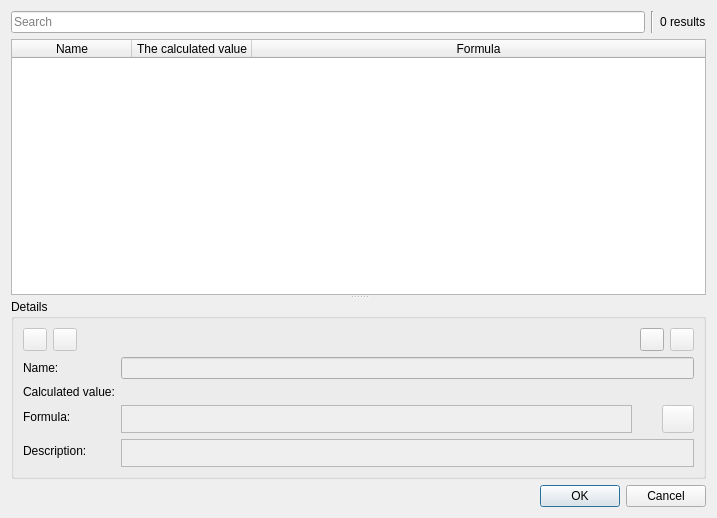
<?xml version="1.0" encoding="UTF-8"?>
<ui version="4.0">
 <class>DialogFinalMeasurements</class>
 <widget class="QDialog" name="DialogFinalMeasurements">
  <property name="geometry">
   <rect>
    <x>0</x>
    <y>0</y>
    <width>717</width>
    <height>518</height>
   </rect>
  </property>
  <property name="windowTitle">
   <string>Final measurements</string>
  </property>
  <property name="windowIcon">
   <iconset resource="../../../libs/vmisc/share/resources/icon.qrc">
    <normaloff>:/icon/64x64/icon64x64.png</normaloff>:/icon/64x64/icon64x64.png</iconset>
  </property>
  <layout class="QVBoxLayout" name="verticalLayout">
   <item>
    <layout class="QHBoxLayout" name="horizontalLayout_2">
     <item>
      <widget class="QLineEdit" name="lineEditFind">
       <property name="enabled">
        <bool>true</bool>
       </property>
       <property name="placeholderText">
        <string>Search</string>
       </property>
      </widget>
     </item>
     <item>
      <widget class="Line" name="line_3">
       <property name="orientation">
        <enum>Qt::Orientation::Vertical</enum>
       </property>
      </widget>
     </item>
     <item>
      <widget class="QLabel" name="labelResults">
       <property name="text">
        <string>0 results</string>
       </property>
      </widget>
     </item>
    </layout>
   </item>
   <item>
    <widget class="QSplitter" name="splitter">
     <property name="sizePolicy">
      <sizepolicy hsizetype="Expanding" vsizetype="Expanding">
       <horstretch>0</horstretch>
       <verstretch>1</verstretch>
      </sizepolicy>
     </property>
     <property name="orientation">
      <enum>Qt::Orientation::Vertical</enum>
     </property>
     <widget class="QTableWidget" name="tableWidget">
      <property name="sizePolicy">
       <sizepolicy hsizetype="Expanding" vsizetype="Expanding">
        <horstretch>0</horstretch>
        <verstretch>8</verstretch>
       </sizepolicy>
      </property>
      <property name="minimumSize">
       <size>
        <width>0</width>
        <height>150</height>
       </size>
      </property>
      <property name="alternatingRowColors">
       <bool>true</bool>
      </property>
      <property name="selectionMode">
       <enum>QAbstractItemView::SelectionMode::SingleSelection</enum>
      </property>
      <property name="selectionBehavior">
       <enum>QAbstractItemView::SelectionBehavior::SelectRows</enum>
      </property>
      <property name="sortingEnabled">
       <bool>false</bool>
      </property>
      <property name="wordWrap">
       <bool>true</bool>
      </property>
      <attribute name="horizontalHeaderCascadingSectionResizes">
       <bool>false</bool>
      </attribute>
      <attribute name="horizontalHeaderMinimumSectionSize">
       <number>70</number>
      </attribute>
      <attribute name="horizontalHeaderDefaultSectionSize">
       <number>120</number>
      </attribute>
      <attribute name="horizontalHeaderShowSortIndicator" stdset="0">
       <bool>false</bool>
      </attribute>
      <attribute name="horizontalHeaderStretchLastSection">
       <bool>true</bool>
      </attribute>
      <attribute name="verticalHeaderVisible">
       <bool>false</bool>
      </attribute>
      <attribute name="verticalHeaderCascadingSectionResizes">
       <bool>false</bool>
      </attribute>
      <attribute name="verticalHeaderMinimumSectionSize">
       <number>8</number>
      </attribute>
      <attribute name="verticalHeaderDefaultSectionSize">
       <number>25</number>
      </attribute>
      <attribute name="verticalHeaderStretchLastSection">
       <bool>false</bool>
      </attribute>
      <column>
       <property name="text">
        <string>Name</string>
       </property>
      </column>
      <column>
       <property name="text">
        <string>The calculated value</string>
       </property>
      </column>
      <column>
       <property name="text">
        <string>Formula</string>
       </property>
      </column>
     </widget>
     <widget class="QGroupBox" name="groupBoxDetails">
      <property name="sizePolicy">
       <sizepolicy hsizetype="Preferred" vsizetype="Minimum">
        <horstretch>0</horstretch>
        <verstretch>4</verstretch>
       </sizepolicy>
      </property>
      <property name="toolTip">
       <string>Details</string>
      </property>
      <property name="title">
       <string>Details</string>
      </property>
      <layout class="QFormLayout" name="formLayout">
       <property name="fieldGrowthPolicy">
        <enum>QFormLayout::FieldGrowthPolicy::ExpandingFieldsGrow</enum>
       </property>
       <item row="0" column="1">
        <layout class="QHBoxLayout" name="horizontalLayout_3">
         <property name="spacing">
          <number>6</number>
         </property>
         <item>
          <spacer name="horizontalSpacer">
           <property name="orientation">
            <enum>Qt::Orientation::Horizontal</enum>
           </property>
           <property name="sizeHint" stdset="0">
            <size>
             <width>5000</width>
             <height>20</height>
            </size>
           </property>
          </spacer>
         </item>
         <item alignment="Qt::AlignmentFlag::AlignRight">
          <widget class="QToolButton" name="toolButtonAdd">
           <property name="sizePolicy">
            <sizepolicy hsizetype="Fixed" vsizetype="Fixed">
             <horstretch>0</horstretch>
             <verstretch>0</verstretch>
            </sizepolicy>
           </property>
           <property name="text">
            <string notr="true"/>
           </property>
           <property name="icon">
            <iconset theme="list-add"/>
           </property>
          </widget>
         </item>
         <item alignment="Qt::AlignmentFlag::AlignLeft">
          <widget class="QToolButton" name="toolButtonRemove">
           <property name="enabled">
            <bool>false</bool>
           </property>
           <property name="text">
            <string notr="true"/>
           </property>
           <property name="icon">
            <iconset theme="edit-delete"/>
           </property>
          </widget>
         </item>
        </layout>
       </item>
       <item row="2" column="0">
        <widget class="QLabel" name="label">
         <property name="text">
          <string>Name:</string>
         </property>
        </widget>
       </item>
       <item row="2" column="1">
        <widget class="QLineEdit" name="lineEditName">
         <property name="enabled">
          <bool>false</bool>
         </property>
        </widget>
       </item>
       <item row="4" column="0">
        <widget class="QLabel" name="labelCalculated">
         <property name="text">
          <string>Calculated value:</string>
         </property>
        </widget>
       </item>
       <item row="4" column="1">
        <widget class="QLabel" name="labelCalculatedValue">
         <property name="text">
          <string notr="true"/>
         </property>
        </widget>
       </item>
       <item row="5" column="0">
        <widget class="QLabel" name="labelFormula">
         <property name="text">
          <string>Formula:</string>
         </property>
        </widget>
       </item>
       <item row="5" column="1">
        <layout class="QHBoxLayout" name="horizontalLayoutValue">
         <item>
          <widget class="VPlainTextEdit" name="plainTextEditFormula">
           <property name="enabled">
            <bool>false</bool>
           </property>
           <property name="sizePolicy">
            <sizepolicy hsizetype="Expanding" vsizetype="Expanding">
             <horstretch>0</horstretch>
             <verstretch>0</verstretch>
            </sizepolicy>
           </property>
           <property name="maximumSize">
            <size>
             <width>16777215</width>
             <height>28</height>
            </size>
           </property>
           <property name="toolTip">
            <string>Calculation</string>
           </property>
           <property name="tabChangesFocus">
            <bool>true</bool>
           </property>
          </widget>
         </item>
         <item>
          <widget class="QPushButton" name="pushButtonGrow">
           <property name="enabled">
            <bool>false</bool>
           </property>
           <property name="maximumSize">
            <size>
             <width>18</width>
             <height>18</height>
            </size>
           </property>
           <property name="sizeIncrement">
            <size>
             <width>0</width>
             <height>0</height>
            </size>
           </property>
           <property name="focusPolicy">
            <enum>Qt::FocusPolicy::StrongFocus</enum>
           </property>
           <property name="toolTip">
            <string>&lt;html&gt;&lt;head/&gt;&lt;body&gt;&lt;p&gt;Show full calculation in message box&lt;/p&gt;&lt;/body&gt;&lt;/html&gt;</string>
           </property>
           <property name="text">
            <string notr="true"/>
           </property>
           <property name="icon">
            <iconset theme="go-down"/>
           </property>
           <property name="iconSize">
            <size>
             <width>16</width>
             <height>16</height>
            </size>
           </property>
           <property name="autoDefault">
            <bool>false</bool>
           </property>
           <property name="flat">
            <bool>true</bool>
           </property>
          </widget>
         </item>
         <item>
          <widget class="QToolButton" name="toolButtonExpr">
           <property name="enabled">
            <bool>false</bool>
           </property>
           <property name="minimumSize">
            <size>
             <width>24</width>
             <height>24</height>
            </size>
           </property>
           <property name="toolTip">
            <string>Formula wizard</string>
           </property>
           <property name="text">
            <string notr="true"/>
           </property>
           <property name="icon">
            <iconset resource="../../../libs/vmisc/share/resources/icon.qrc">
             <normaloff>:/icon/light/24x24/fx.png</normaloff>:/icon/light/24x24/fx.png</iconset>
           </property>
           <property name="iconSize">
            <size>
             <width>24</width>
             <height>24</height>
            </size>
           </property>
          </widget>
         </item>
        </layout>
       </item>
       <item row="7" column="0">
        <widget class="QLabel" name="label_7">
         <property name="text">
          <string>Description:</string>
         </property>
        </widget>
       </item>
       <item row="7" column="1">
        <widget class="VPlainTextEdit" name="plainTextEditDescription">
         <property name="enabled">
          <bool>false</bool>
         </property>
         <property name="sizePolicy">
          <sizepolicy hsizetype="Expanding" vsizetype="Ignored">
           <horstretch>0</horstretch>
           <verstretch>1</verstretch>
          </sizepolicy>
         </property>
         <property name="minimumSize">
          <size>
           <width>0</width>
           <height>28</height>
          </size>
         </property>
        </widget>
       </item>
       <item row="0" column="0">
        <layout class="QHBoxLayout" name="horizontalLayout">
         <item alignment="Qt::AlignmentFlag::AlignLeft">
          <widget class="QToolButton" name="toolButtonUp">
           <property name="enabled">
            <bool>false</bool>
           </property>
           <property name="toolTip">
            <string>Move measurement up</string>
           </property>
           <property name="text">
            <string notr="true"/>
           </property>
           <property name="icon">
            <iconset theme="go-up"/>
           </property>
          </widget>
         </item>
         <item alignment="Qt::AlignmentFlag::AlignLeft">
          <widget class="QToolButton" name="toolButtonDown">
           <property name="enabled">
            <bool>false</bool>
           </property>
           <property name="toolTip">
            <string>Move measurement down</string>
           </property>
           <property name="text">
            <string notr="true"/>
           </property>
           <property name="icon">
            <iconset theme="go-down"/>
           </property>
          </widget>
         </item>
         <item>
          <spacer name="horizontalSpacer_2">
           <property name="orientation">
            <enum>Qt::Orientation::Horizontal</enum>
           </property>
           <property name="sizeHint" stdset="0">
            <size>
             <width>5000</width>
             <height>20</height>
            </size>
           </property>
          </spacer>
         </item>
        </layout>
       </item>
      </layout>
     </widget>
    </widget>
   </item>
   <item>
    <widget class="QDialogButtonBox" name="buttonBox">
     <property name="orientation">
      <enum>Qt::Orientation::Horizontal</enum>
     </property>
     <property name="standardButtons">
      <set>QDialogButtonBox::StandardButton::Cancel|QDialogButtonBox::StandardButton::Ok</set>
     </property>
    </widget>
   </item>
  </layout>
 </widget>
 <customwidgets>
  <customwidget>
   <class>VPlainTextEdit</class>
   <extends>QPlainTextEdit</extends>
   <header>../vwidgets/vplaintextedit.h</header>
  </customwidget>
 </customwidgets>
 <resources>
  <include location="../../../libs/vmisc/share/resources/icon.qrc"/>
 </resources>
 <connections>
  <connection>
   <sender>buttonBox</sender>
   <signal>accepted()</signal>
   <receiver>DialogFinalMeasurements</receiver>
   <slot>accept()</slot>
   <hints>
    <hint type="sourcelabel">
     <x>227</x>
     <y>523</y>
    </hint>
    <hint type="destinationlabel">
     <x>157</x>
     <y>274</y>
    </hint>
   </hints>
  </connection>
  <connection>
   <sender>buttonBox</sender>
   <signal>rejected()</signal>
   <receiver>DialogFinalMeasurements</receiver>
   <slot>reject()</slot>
   <hints>
    <hint type="sourcelabel">
     <x>295</x>
     <y>529</y>
    </hint>
    <hint type="destinationlabel">
     <x>286</x>
     <y>274</y>
    </hint>
   </hints>
  </connection>
 </connections>
</ui>
